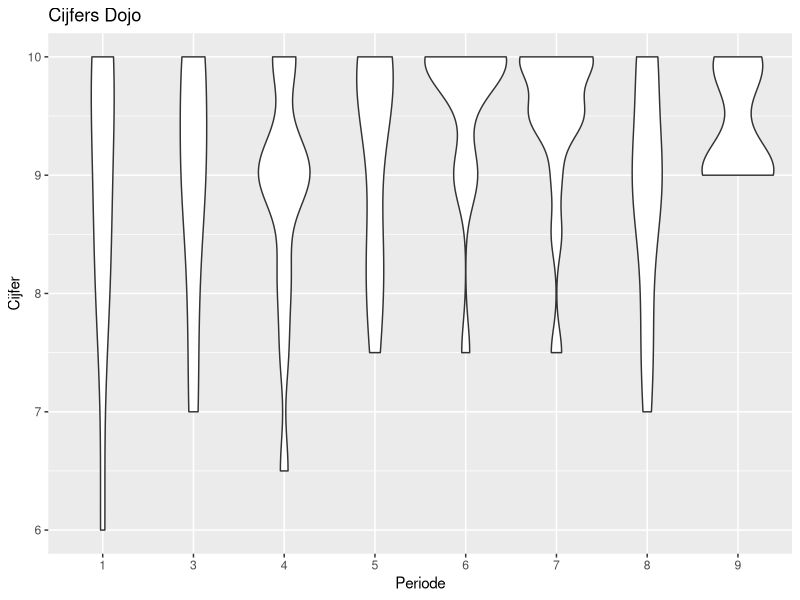

The R script that drew this image: (Note: this script raises an error after producing the figure.)
library(ggplot2)
grades <- read.csv("Evaluaties.csv")
grades$Periode <- as.factor(grades$Periode)
g <- ggplot(grades, aes(x = Periode, y = Cijfer)) + 
  ggtitle("Cijfers Dojo")

g + geom_violin() + ggsave("Evaluaties_viool.png")
g + geom_boxplot() + ggsave("Evaluaties_box.png")
